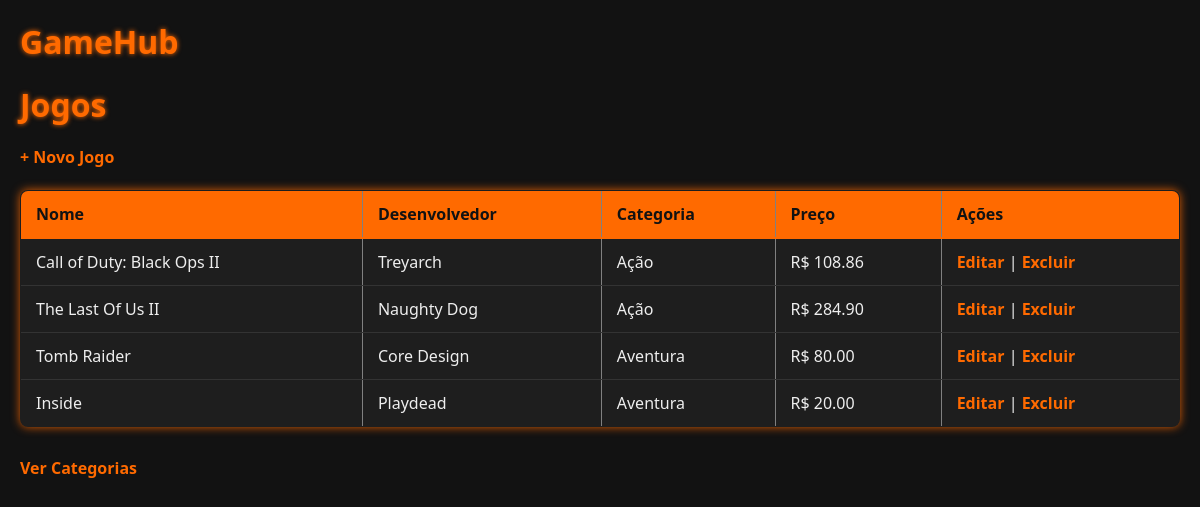
Page /jogos on the committed database.
### tables this page shows
CREATE TABLE jogos (
    id INTEGER PRIMARY KEY AUTOINCREMENT,
    nome TEXT NOT NULL,
    preco REAL NOT NULL,
    desenvolvedor TEXT NOT NULL,
    categoria_id INTEGER NOT NULL,
    FOREIGN KEY (categoria_id) REFERENCES categorias (id) ON DELETE CASCADE
);

CREATE TABLE categorias (
    id INTEGER PRIMARY KEY AUTOINCREMENT,
    nome TEXT NOT NULL,
    descricao TEXT,
    plataforma TEXT
);

### app/views.py (the view)
@app.route('/jogos')
def listar_jogos():
    jogos = jogo_service.get_all_jogos()
    return render_template('gamehub/jogos/lista_de_jogos.html', jogos=jogos)

### app/database/connection.py (called while the page is built)
def get_db():
    db = getattr(g, '_database', None)
    if db is None:
        db = g._database = sqlite3.connect(DATABASE)
    return db

@app.teardown_appcontext
def close_connection(exception):
    db = getattr(g, '_database', None)
    if db is not None:
        db.close()

### app/models/jogo_model.py (called while the page is built)
    def get_id(self):
        return self.__id

    def get_nome(self):
        return self.__nome

    def get_preco(self):
        return self.__preco

    def get_desenvolvedor(self):
        return self.__desenvolvedor

### app/repository/jogo_repository.py (called while the page is built)
    def get_all_jogos(self):
        connection = get_db()
        cursor = connection.cursor()
        cursor.execute("""
                       SELECT j.id, j.nome, j.preco, j.desenvolvedor, j.categoria_id, c.nome, c.descricao
                       FROM jogos j
                       JOIN categorias c ON j.categoria_id = c.id """)
        rows = cursor.fetchall()
        jogos = []
        for row in rows:
            jogo = JogoModel(
                id=row[0],
                nome=row[1],
                preco=row[2],
                desenvolvedor=row[3],
                categoria_id=row[4]
            )
            jogo.categoria_nome = row[5]
            jogo.categoria_descricao = row[6]
            jogos.append(jogo)
        return jogos

### app/service/jogo_service.py (called while the page is built)
    def get_all_jogos(self):
        return self.jogo_repository.get_all_jogos()

### app/templates/gamehub/jogos/lista_de_jogos.html (shortened to what this page needs)
{% extends "base.html" %}
{% block content %}
<h1>Jogos</h1>
<a href="{{ url_for('criar_jogo') }}">+ Novo Jogo</a>
<br><br>
<table border="1" cellpadding="5">
    <thead>
        <tr>
            <th>Nome</th>
            <th>Desenvolvedor</th>
            <th>Categoria</th>
            <th>Preço</th>
            <th>Ações</th>
        </tr>
    </thead>
    <tbody>
        {% for jogo in jogos %}
        <tr>
            <td>{{ jogo.get_nome() }}</td>
            <td>{{ jogo.get_desenvolvedor() }}</td>
            <td>{{ jogo.categoria_nome  }}</td>
            <td>R$ {{ "%.2f"|format(jogo.get_preco()) }}</td>
            <td>
                <a href="{{ url_for('editar_jogo', id=jogo.get_id()) }}">Editar</a> |
                <a href="{{ url_for('excluir_jogo', id=jogo.get_id()) }}"
                   onclick="return confirm('Tem certeza que deseja excluir este jogo?');">
                   Excluir
                </a>
            </td>
        </tr>
        {% else %}
        <tr>
            <td colspan="6">Nenhum jogo cadastrado.</td>
        </tr>
        {% endfor %}
    </tbody>
</table>
<p>
    <a href="{{ url_for('listar_categorias') }}">Ver Categorias</a>
</p>
{% endblock %}

### app/templates/base.html (shortened to what this page needs)
<!doctype html>
<html lang="pt-BR">
<head>
    <link rel="stylesheet" href="{{ url_for('static', filename='styles.css')}}">
</head>
<body>
    <main>
        <h1>GameHub</h1>
        {% block content %}{% endblock %}
    </main>
</body>
</html>

### app/static/styles.css (style rules this page uses)
* { box-sizing: border-box; margin: 0; padding: 0; font-family: 'Segoe UI', Tahoma, Geneva, Verdana, sans-serif; }
body { background-color: #121212; color: #eee; padding: 20px; }
h1, h2, h3 { color: #ff6a00; margin-bottom: 20px; text-shadow: 0 0 5px #ff6a00; }
a { color: #ff6a00; text-decoration: none; font-weight: 600; transition: color 0.3s ease; }
table { width: 100%; border-collapse: collapse; margin-bottom: 30px; box-shadow: 0 0 10px rgba(255, 106, 0, 0.842); background-color: #1e1e1e; border-radius: 8px; overflow: hidden; }
thead th { background-color: #ff6a00; color: #121212; padding: 12px 15px; text-align: left; font-weight: 700; border-bottom: 2px solid #ff6a00; }
tbody tr { border-bottom: 1px solid #333; transition: background-color 0.2s ease; }
td, th { padding: 12px 15px; }

### rows in the picture
jogos: get_nome "Call of Duty: Black Ops II", get_desenvolvedor "Treyarch", categoria_nome "Ação", get_preco "108.86"
jogos: get_nome "The Last Of Us II", get_desenvolvedor "Naughty Dog", categoria_nome "Ação", get_preco "284.90"
jogos: get_nome "Tomb Raider", get_desenvolvedor "Core Design", categoria_nome "Aventura", get_preco "80.00"
jogos: get_nome "Inside", get_desenvolvedor "Playdead", categoria_nome "Aventura", get_preco "20.00"
